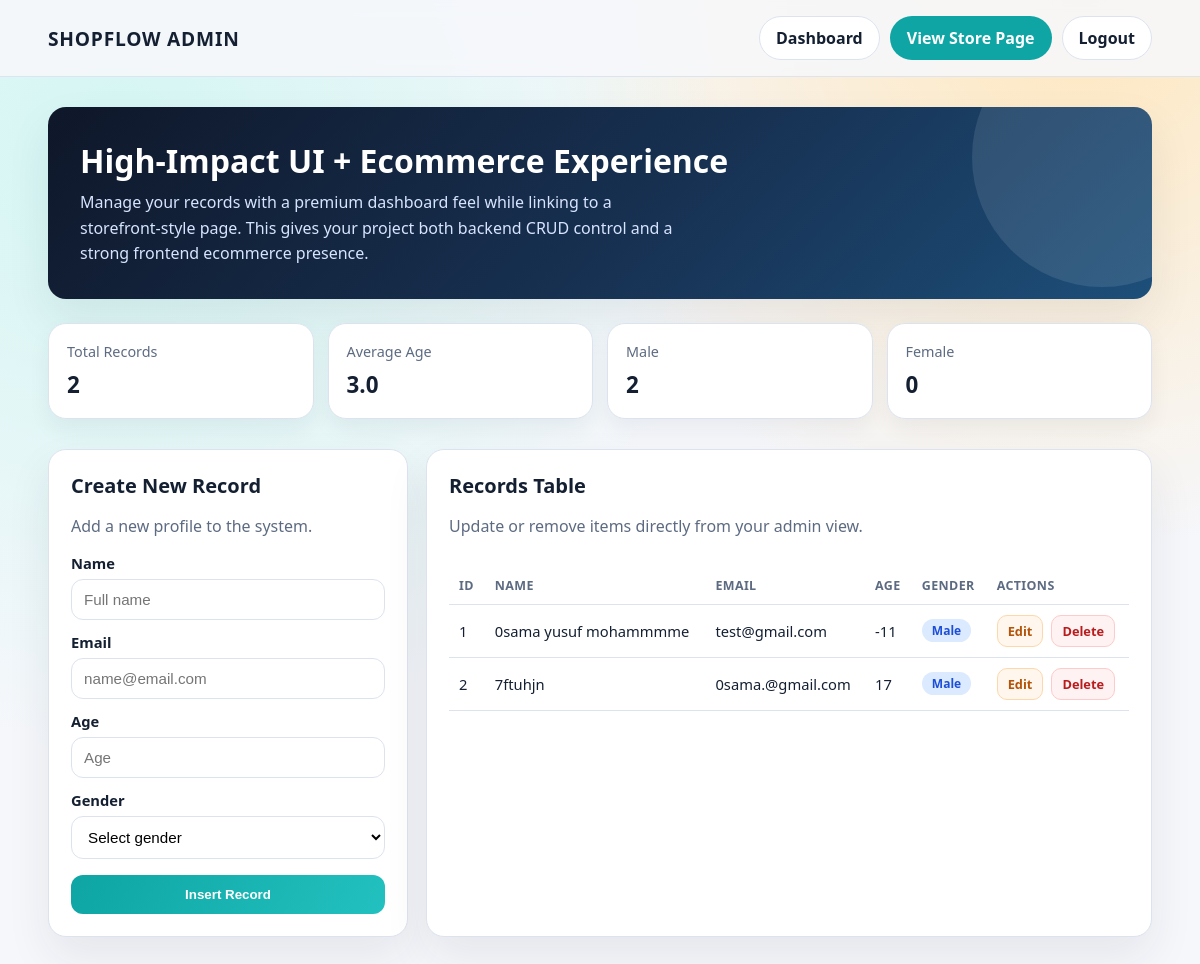
The page /dashboard/ (signed in) on the database its author committed.
### myapp/models.py (models this page shows, shortened)
class students(models.Model):
    name = models.CharField(max_length=100)
    age = models.IntegerField()
    email = models.EmailField()
    gender = models.CharField(max_length=10)

### myapp/views.py (the view)
# urls.py: path('dashboard/', views.index, name='index'),
@login_required(login_url='landing')
def index(request):
    data = students.objects.all()
    context = {
        'data': data,
        'total_students': data.count(),
        'avg_age': round(sum(item.age for item in data) / data.count(), 1) if data else 0,
        'male_count': data.filter(gender__iexact='male').count(),
        'female_count': data.filter(gender__iexact='female').count(),
    }
    return render(request, 'index.html', context)

### myapp/templates/index.html (shortened to what this page needs)
<!DOCTYPE html>
<html lang="en">
<head>
</head>
<body>
  <header class="topbar">
    <div class="container topbar-inner">
      <div class="brand">ShopFlow Admin</div>
      <div class="nav-actions">
        <a href="{% url 'index' %}" class="btn btn-outline">Dashboard</a>
        <a href="{% url 'store' %}" class="btn btn-primary">View Store Page</a>
        <a href="{% url 'logout' %}" class="btn btn-outline">Logout</a>
      </div>
    </div>
  </header>
  <main class="container">
    <section class="hero">
      <h1>High-Impact UI + Ecommerce Experience</h1>
      <p>
        Manage your records with a premium dashboard feel while linking to a storefront-style page.
        This gives your project both backend CRUD control and a strong frontend ecommerce presence.
      </p>
    </section>
    <section class="stats">
      <article class="stat-card"><p>Total Records</p><h3>{{ total_students }}</h3></article>
      <article class="stat-card"><p>Average Age</p><h3>{{ avg_age }}</h3></article>
      <article class="stat-card"><p>Male</p><h3>{{ male_count }}</h3></article>
      <article class="stat-card"><p>Female</p><h3>{{ female_count }}</h3></article>
    </section>
    <section class="grid">
      <article class="card">
        <h2>Create New Record</h2>
        <p>Add a new profile to the system.</p>
        <form action="{% url 'insert' %}" method="post">
          <label for="name">Name</label>
          <input id="name" type="text" name="name" placeholder="Full name" required>
          <label for="email">Email</label>
          <input id="email" type="email" name="email" placeholder="name@email.com" required>
          <label for="age">Age</label>
          <input id="age" type="number" name="age" min="1" placeholder="Age" required>
          <label for="gender">Gender</label>
          <select id="gender" name="gender" required>
            <option value="">Select gender</option>
          </select>
          <button class="submit" type="submit">Insert Record</button>
        </form>
      </article>
      <article class="card">
        <h2>Records Table</h2>
        <p>Update or remove items directly from your admin view.</p>
        {% if data %}
        <div class="table-wrap">
          <table>
            <thead>
              <tr>
                <th>ID</th>
                <th>Name</th>
                <th>Email</th>
                <th>Age</th>
                <th>Gender</th>
                <th>Actions</th>
              </tr>
            </thead>
            <tbody>
              {% for d in data %}
              <tr>
                <td>{{ d.id }}</td>
                <td>{{ d.name }}</td>
                <td>{{ d.email }}</td>
                <td>{{ d.age }}</td>
                <td><span class="pill {{ d.gender|lower }}">{{ d.gender }}</span></td>
                <td>
                  <div class="actions">
                    <a class="btn-sm edit" href="{% url 'updatedata' d.id %}">Edit</a>
                    <a class="btn-sm delete" href="{% url 'deletedata' d.id %}" onclick="return confirm('Delete this record?');">Delete</a>
                  </div>
                </td>
              </tr>
              {% endfor %}
            </tbody>
          </table>
        </div>
        {% else %}
          <div class="empty">No records yet. Create your first one from the form.</div>
        {% endif %}
      </article>
    </section>
  </main>
</body>
</html>

### myapp/templates/index.html (style rules this page uses)
:root { --bg: #f6f7fb; --panel: #ffffff; --ink: #142032; --muted: #5d6b82; --line: #dce3ef; --brand: #0ea5a4; --brand-dark: #0a7d7d; --accent: #ff9f1c; --danger: #dc2626; --ok: #16a34a; --shadow: 0 20px 45px rgba(20, 32, 50, 0.08); --radius: 18px; }
* { box-sizing: border-box; }
body { margin: 0; font-family: "Segoe UI", "Trebuchet MS", sans-serif; color: var(--ink); background: radial-gradient(circle at 10% 15%, #d3f6f3 0%, transparent 45%), radial-gradient(circle at 90% 0%, #ffe7be 0%, transparent 38%), var(--bg); }
.container { width: min(1120px, 92vw); margin: 0 auto; }
.topbar { position: sticky; top: 0; z-index: 10; backdrop-filter: blur(10px); background: rgba(246, 247, 251, 0.88); border-bottom: 1px solid rgba(220, 227, 239, 0.9); }
.topbar-inner { padding: 16px 0; display: flex; justify-content: space-between; align-items: center; gap: 16px; }
.brand { font-size: 1.2rem; font-weight: 800; letter-spacing: 0.04em; text-transform: uppercase; }
.nav-actions { display: flex; gap: 10px; flex-wrap: wrap; }
.btn { display: inline-flex; align-items: center; justify-content: center; border-radius: 999px; padding: 10px 16px; font-weight: 600; text-decoration: none; border: 1px solid transparent; transition: all 0.25s ease; cursor: pointer; }
.btn-primary { background: var(--brand); color: #fff; }
.btn-outline { border-color: var(--line); color: var(--ink); background: #fff; }
.hero { margin: 30px 0 24px; background: linear-gradient(135deg, #0f1729, #173152 55%, #1d4f7a); color: #fff; border-radius: var(--radius); padding: 32px; box-shadow: var(--shadow); position: relative; overflow: hidden; }
.hero::after { content: ""; position: absolute; width: 260px; height: 260px; border-radius: 50%; background: rgba(255, 255, 255, 0.1); right: -80px; top: -80px; }
.hero h1 { margin: 0 0 8px; font-size: clamp(1.4rem, 4vw, 2rem); }
.hero p { margin: 0; max-width: 600px; color: #d7e4ff; line-height: 1.6; }
.stats { margin: 18px 0 30px; display: grid; grid-template-columns: repeat(4, minmax(0, 1fr)); gap: 14px; }
.stat-card { background: var(--panel); border: 1px solid var(--line); border-radius: var(--radius); padding: 18px; box-shadow: 0 10px 22px rgba(20, 32, 50, 0.06); animation: rise 0.6s ease both; }
.stat-card p { margin: 0; color: var(--muted); font-size: 0.9rem; }
.stat-card h3 { margin: 8px 0 0; font-size: 1.4rem; }
.grid { display: grid; grid-template-columns: 1fr 1.6fr; gap: 18px; margin-bottom: 40px; }
.card { background: var(--panel); border: 1px solid var(--line); border-radius: var(--radius); padding: 22px; box-shadow: var(--shadow); }
.card h2 { margin: 0 0 6px; font-size: 1.25rem; }
.card p { color: var(--muted); }
label { display: block; margin: 12px 0 6px; font-weight: 600; font-size: 0.92rem; }
input, select { width: 100%; padding: 11px 12px; border: 1px solid var(--line); border-radius: 12px; background: #fff; font-size: 0.95rem; }
.submit { margin-top: 16px; width: 100%; border: none; background: linear-gradient(120deg, var(--brand), #22c1bf); color: #fff; border-radius: 12px; padding: 12px; font-weight: 700; cursor: pointer; transition: transform 0.2s ease; }
.table-wrap { overflow-x: auto; }
table { width: 100%; border-collapse: collapse; margin-top: 14px; min-width: 680px; }
th, td { padding: 10px 10px; text-align: left; border-bottom: 1px solid var(--line); font-size: 0.92rem; }
th { color: var(--muted); font-weight: 700; text-transform: uppercase; letter-spacing: 0.03em; font-size: 0.78rem; }
.pill { display: inline-block; border-radius: 999px; padding: 3px 10px; font-size: 0.75rem; font-weight: 700; text-transform: capitalize; }
.pill.male { background: #dbeafe; color: #1d4ed8; }
.actions { display: flex; gap: 8px; flex-wrap: wrap; }
.btn-sm { border-radius: 10px; padding: 6px 10px; font-size: 0.8rem; font-weight: 700; text-decoration: none; }
.edit { background: #fff7ed; color: #b45309; border: 1px solid #fed7aa; }
.delete { background: #fef2f2; color: #b91c1c; border: 1px solid #fecaca; }

### rows shown on the page
students: id "1", name "0sama yusuf mohammmme", email "test@gmail.com", age "-11", gender "Male"
students: id "2", name "7ftuhjn", email "0sama.@gmail.com", age "17", gender "Male"

### other values the page prints
{{ total_students }} "2"
{{ avg_age }} "3.0"
{{ male_count }} "2"
{{ female_count }} "0"
